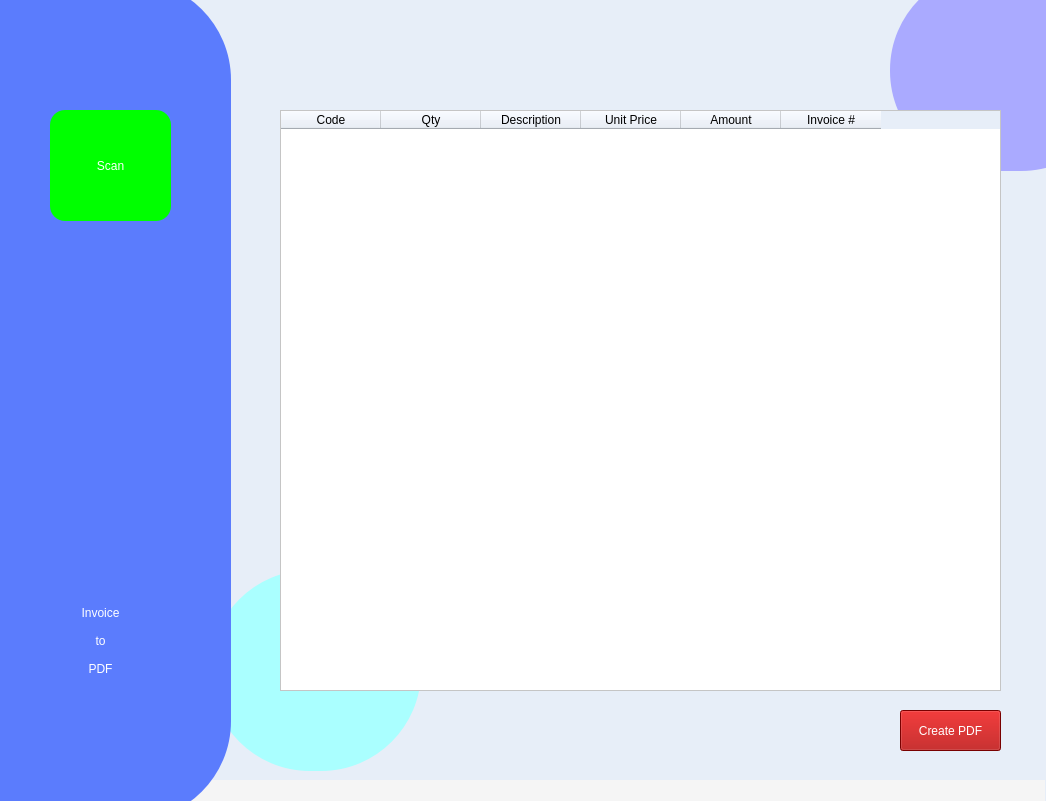
<?xml version="1.0" encoding="UTF-8"?>
<ui version="4.0">
 <class>Form</class>
 <widget class="QWidget" name="Form">
  <property name="geometry">
   <rect>
    <x>0</x>
    <y>0</y>
    <width>1046</width>
    <height>801</height>
   </rect>
  </property>
  <property name="minimumSize">
   <size>
    <width>1046</width>
    <height>801</height>
   </size>
  </property>
  <property name="maximumSize">
   <size>
    <width>1046</width>
    <height>801</height>
   </size>
  </property>
  <property name="windowTitle">
   <string>Invoice to PDF</string>
  </property>
  <property name="styleSheet">
   <string notr="true">QWidget{

	background-color: rgb(231, 238, 248);
}</string>
  </property>
  <widget class="QTableWidget" name="tableWidget">
   <property name="geometry">
    <rect>
     <x>280</x>
     <y>110</y>
     <width>721</width>
     <height>581</height>
    </rect>
   </property>
   <property name="focusPolicy">
    <enum>Qt::WheelFocus</enum>
   </property>
   <property name="contextMenuPolicy">
    <enum>Qt::PreventContextMenu</enum>
   </property>
   <property name="styleSheet">
    <string notr="true">QTableWidget{
background-color: rgb(255, 255, 255);
}</string>
   </property>
   <property name="editTriggers">
    <set>QAbstractItemView::NoEditTriggers</set>
   </property>
   <property name="alternatingRowColors">
    <bool>false</bool>
   </property>
   <property name="verticalScrollMode">
    <enum>QAbstractItemView::ScrollPerPixel</enum>
   </property>
   <attribute name="horizontalHeaderHighlightSections">
    <bool>true</bool>
   </attribute>
   <column>
    <property name="text">
     <string>Code</string>
    </property>
   </column>
   <column>
    <property name="text">
     <string>Qty</string>
    </property>
   </column>
   <column>
    <property name="text">
     <string>Description</string>
    </property>
   </column>
   <column>
    <property name="text">
     <string>Unit Price</string>
    </property>
   </column>
   <column>
    <property name="text">
     <string>Amount</string>
    </property>
   </column>
   <column>
    <property name="text">
     <string>Invoice #</string>
    </property>
   </column>
  </widget>
  <widget class="QPushButton" name="pdfbtn">
   <property name="geometry">
    <rect>
     <x>900</x>
     <y>710</y>
     <width>101</width>
     <height>41</height>
    </rect>
   </property>
   <property name="whatsThis">
    <string>&lt;html&gt;&lt;head/&gt;&lt;body&gt;&lt;p align=&quot;center&quot;&gt;&lt;br/&gt;&lt;/p&gt;&lt;/body&gt;&lt;/html&gt;</string>
   </property>
   <property name="styleSheet">
    <string notr="true">QPushButton{
background-color: rgb(170, 0, 0);
	font: 9pt &quot;Segoe UI Semilight&quot;;
	
	color: rgb(255, 255, 255);
}</string>
   </property>
   <property name="text">
    <string>Create PDF</string>
   </property>
  </widget>
  <widget class="QFrame" name="frame_2">
   <property name="geometry">
    <rect>
     <x>-60</x>
     <y>-20</y>
     <width>291</width>
     <height>841</height>
    </rect>
   </property>
   <property name="styleSheet">
    <string notr="true">QFrame{
background-color: rgb(91, 124, 253);
border-radius: 100px;
}</string>
   </property>
   <property name="frameShape">
    <enum>QFrame::StyledPanel</enum>
   </property>
   <property name="frameShadow">
    <enum>QFrame::Raised</enum>
   </property>
   <widget class="QLabel" name="label_5">
    <property name="geometry">
     <rect>
      <x>80</x>
      <y>580</y>
      <width>161</width>
      <height>161</height>
     </rect>
    </property>
    <property name="styleSheet">
     <string notr="true">QLabel{
	font: 87 12pt &quot;Arial Black&quot;;
	color: rgb(255, 255, 255);

}</string>
    </property>
    <property name="text">
     <string>Invoice 
 
to
 
PDF</string>
    </property>
    <property name="alignment">
     <set>Qt::AlignCenter</set>
    </property>
   </widget>
   <widget class="QPushButton" name="scan">
    <property name="geometry">
     <rect>
      <x>110</x>
      <y>130</y>
      <width>121</width>
      <height>111</height>
     </rect>
    </property>
    <property name="styleSheet">
     <string notr="true">QPushButton{
background-color: rgb(0, 255, 0);
	color: rgb(255, 255, 255);
	font: 63 10pt &quot;Segoe UI Semibold&quot;;
border-radius: 15px;
}</string>
    </property>
    <property name="text">
     <string>Scan</string>
    </property>
   </widget>
  </widget>
  <widget class="QFrame" name="frame_4">
   <property name="geometry">
    <rect>
     <x>890</x>
     <y>-30</y>
     <width>231</width>
     <height>201</height>
    </rect>
   </property>
   <property name="styleSheet">
    <string notr="true">QFrame{
background-color: rgb(170, 170, 255);
border-radius: 100px;
}</string>
   </property>
   <property name="frameShape">
    <enum>QFrame::StyledPanel</enum>
   </property>
   <property name="frameShadow">
    <enum>QFrame::Raised</enum>
   </property>
  </widget>
  <widget class="QFrame" name="frame_5">
   <property name="geometry">
    <rect>
     <x>210</x>
     <y>570</y>
     <width>211</width>
     <height>201</height>
    </rect>
   </property>
   <property name="styleSheet">
    <string notr="true">QFrame{
background-color: rgb(170, 255, 255);
border-radius: 100px;
}</string>
   </property>
   <property name="frameShape">
    <enum>QFrame::StyledPanel</enum>
   </property>
   <property name="frameShadow">
    <enum>QFrame::Raised</enum>
   </property>
  </widget>
  <widget class="QLabel" name="time_label">
   <property name="geometry">
    <rect>
     <x>-6</x>
     <y>780</y>
     <width>1051</width>
     <height>21</height>
    </rect>
   </property>
   <property name="styleSheet">
    <string notr="true">QLabel{
color: rgb(167, 167, 167);
	background-color: rgb(245, 245, 245);
}</string>
   </property>
   <property name="text">
    <string/>
   </property>
   <property name="alignment">
    <set>Qt::AlignRight|Qt::AlignTrailing|Qt::AlignVCenter</set>
   </property>
  </widget>
  <zorder>time_label</zorder>
  <zorder>frame_5</zorder>
  <zorder>frame_4</zorder>
  <zorder>frame_2</zorder>
  <zorder>tableWidget</zorder>
  <zorder>pdfbtn</zorder>
 </widget>
 <resources/>
 <connections/>
</ui>
